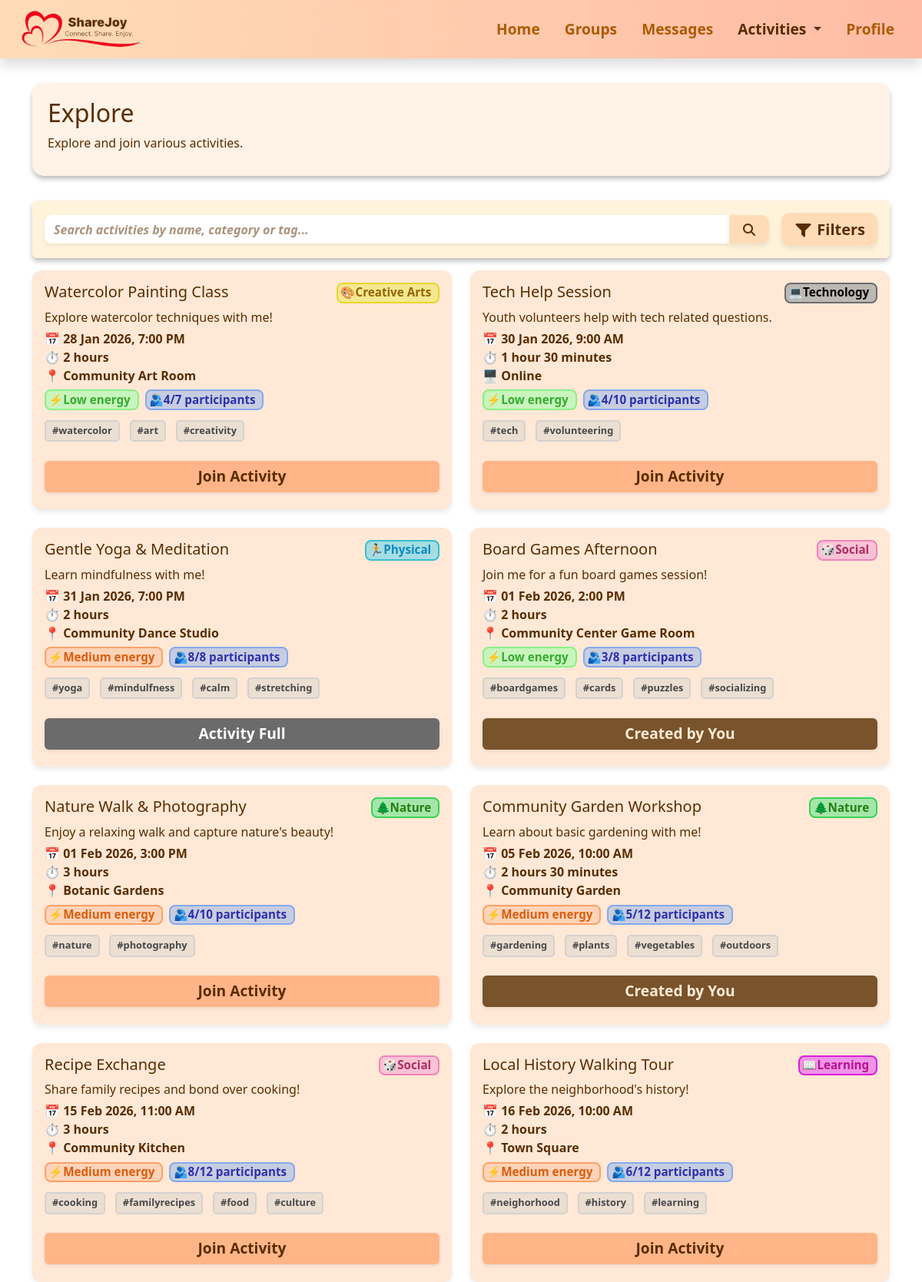
/explore, run on the app's committed database.
### activities.py (models this page shows)
class Activity(db.Model):
    id = db.Column(db.Integer, primary_key=True)
    name = db.Column(db.String(100))
    description = db.Column(db.Text)
    date = db.Column(db.String(20))
    time = db.Column(db.String(10))
    duration_hours = db.Column(db.Integer)
    duration_minutes = db.Column(db.Integer)
    format_type = db.Column(db.String(20))
    location = db.Column(db.String(100))
    type = db.Column(db.String(50))
    energy = db.Column(db.String(10))
    max_participants = db.Column(db.Integer)
    participants = db.Column(db.Integer)
    tags = db.Column(db.String(200))
    creator = db.Column(db.String(50))
    join_activity = db.Column(db.String(50))

### app.py (the view)
@app.route("/explore")
def explore():
    current_user = get_current_user()
    query = Activity.query
    search = request.args.get("search")
    if search:
        query = query.filter(
            (Activity.name.ilike(f"%{search}%")) |
            (Activity.type.ilike(f"%{search}%")) |
            (Activity.tags.ilike(f"%{search}%"))
        )
    category = request.args.get("category")
    if category:
        query = query.filter_by(type=category)
    energy = request.args.get("energy")
    if energy:
        query = query.filter_by(energy=energy)
    format_type = request.args.get("format")
    if format_type:
        query = query.filter_by(format_type=format_type)
    activities = query.order_by(Activity.date.asc()).all()
    for a in activities:
        a.tags = a.tags.split(",") if a.tags else []
        try:
            parsed_date = datetime.strptime(a.date, "%Y-%m-%d")
        except ValueError:
            parsed_date = datetime.strptime(a.date, "%d %b %Y")
        a.display_date = parsed_date.strftime("%d %b %Y")
        try:
            parsed_time = datetime.strptime(a.time, "%H:%M")
        except ValueError:
            parsed_time = datetime.strptime(a.time, "%I:%M %p")
        a.display_time = parsed_time.strftime("%I:%M %p").lstrip("0")
        if a.creator == current_user:
            a.join_activity = "created"
        elif a.participants >= a.max_participants:
            a.join_activity = "max"
        elif a.join_activity == 'true':
            a.join_activity = 'true'
        else:
            a.join_activity = 'false'
    return render_template("explore.html", activities=activities)

### app.py (called while the page is built)
def get_current_user():
    return "me"

### templates/explore.html (shortened to what this page needs)
{% extends "base.html" %}
{% block extra_css %}
<link rel="stylesheet" href="{{ url_for('static', filename='css/activities.css') }}">
<link rel="stylesheet" href="{{ url_for('static', filename='css/explore.css') }}">
{% endblock %}
{% block content %}
<div class="section-box d-flex flex-column flex-md-row justify-content-between align-items-start align-items-md-center">
    <div>
        <h1>Explore</h1>
        <p>Explore and join various activities.</p>
    </div>
</div>
<div class="p-3 mb-3 rounded shadow-sm box1">
    <div class="d-flex flex-column flex-md-row align-items-start align-items-md-center gap-2">
        <form method="get" class="flex-grow-1 mb-2 mb-md-0 box2 rounded">
            <div class="input-group">
                <input type="text" name="search" class="form-control shadow-sm searchbar"
                    placeholder="Search activities by name, category or tag..."
                    value="{{ request.args.get('search', '') }}">
                <button class="btn search-btn" type="submit">
                    <i class="fa-solid fa-magnifying-glass"></i>
                </button>
            </div>
        </form>
        <button id="toggle-filters" class="btn btn-lg fw-semibold mt-2 mt-md-0 ms-md-2">
            <i class="fa-solid fa-filter"></i> Filters
        </button>
    </div>
</div>
<div class="row g-4">
    {% if activities %}
    {% for activity in activities %}
    <div class="col-md-6">
        <div class="activity-card position-relative h-100">
            <div class="d-flex flex-column flex-sm-row justify-content-between align-items-start spacing">
                <h5 class="mb-0">{{ activity.name }}</h5>
                {% if activity.type == 'Creative Arts' %}
                <span class="badge badge-creativearts category-badge mb-2 mb-sm-0">🎨Creative Arts</span>
                {% elif activity.type == 'Social' %}
                <span class="badge badge-social category-badge mb-2 mb-sm-0">🎲Social</span>
                {% elif activity.type == 'Learning' %}
                <span class="badge badge-learning category-badge mb-2 mb-sm-0">📖Learning</span>
                {% elif activity.type == 'Physical' %}
                <span class="badge badge-physical category-badge mb-2 mb-sm-0">🏃Physical</span>
                {% elif activity.type == 'Nature' %}
                <span class="badge badge-nature category-badge mb-2 mb-sm-0">🌲Nature</span>
                {% elif activity.type == 'Technology' %}
                <span class="badge badge-technology category-badge mb-2 mb-sm-0">💻Technology</span>
                {% endif %}
            </div>
            <p>{{ activity.description }}</p>
            <div class="row fw-semibold spacing">
                <div class="col-12">
                    📅 {{ activity.display_date }}, {{ activity.display_time }}
                </div>
                <div class="col-12">⏱
                    {% set h = activity.duration_hours %}
                    {% set m = activity.duration_minutes %}
                    {% if h and m %}
                    {{ h }} hour{% if h > 1 %}s{% endif %} {{ m }} minute{% if m > 1 %}s{% endif %}
                    {% elif h %}
                    {{ h }} hour{% if h > 1 %}s{% endif %}
                    {% elif m %}
                    {{ m }} minute{% if m > 1 %}s{% endif %}
                    {% else %}
                    0 minutes
                    {% endif %}
                </div>
                <div class="col-12">
                    {% if activity.format_type|lower == 'online' %}
                    🖥️ Online
                    {% else %}
                    📍 {{ activity.location }}
                    {% endif %}
                </div>
            </div>
            <div class="d-flex flex-wrap gap-2 spacing">
                <span class="badge
                        {% if activity.energy == 'Low' %}energy-low
                        {% elif activity.energy == 'Medium' %}energy-medium
                        {% elif activity.energy == 'High' %}energy-high
                        {% endif %}">
                    ⚡{{ activity.energy }} energy
                </span>
                <span class="badge participants">🫂{{ activity.participants }}/{{ activity.max_participants }}
                    participants</span>
            </div>
            <div class="activity-tags spacing">
                {% for tag in activity.tags %}
                <span>#{{ tag }}</span>
                {% endfor %}
            </div>
            <div class="mt-3 text-center">
                {% if activity.join_activity == 'false' %}
                <button type="button" class="btn join-btn fw-semibold w-100 shadow-sm"
                    data-activity-id="{{ activity.id }}" data-date="{{ activity.display_date }}"
                    data-time="{{ activity.display_time }}">
                    Join Activity
                </button>
                {% elif activity.join_activity == 'true' %}
                <button type="button" class="btn joined fw-semibold w-100 shadow-sm"
                    data-activity-id="{{ activity.id }}" data-date="{{ activity.display_date }}"
                    data-time="{{ activity.display_time }}">
                    Joined
                </button>
                {% elif activity.join_activity == 'max' %}
                <button type="button" class="btn maxbtn fw-semibold w-100 shadow-sm" disabled>
                    Activity Full
                </button>
                {% elif activity.join_activity == 'created' %}
                <button type="button" class="btn createdbtn fw-semibold w-100 shadow-sm" disabled>
                    Created by You
                </button>
                {% endif %}
            </div>
        </div>
    </div>
    {% endfor %}
    {% else %}
    <div class="col-12">
        <div class="alert alert-info text-center fw-semibold">
            No activities found.
        </div>
    </div>
    {% endif %}
</div>
{% endblock %}

### static/css/base.css (style rules this page uses)
.section-box { width: 100%; min-height: 100px; color: #582D00; background-color: #fff2e6; box-shadow: 0 4px 6px rgba(0, 0, 0, 0.256); padding: 20px 20px 15px 20px; margin: 2rem auto; border-radius: 15px; }
.searchbar { background-color: transparent !important; border: none !important; }
.search-btn { background-color: #FFDCB7; color: #582D00; border: none; box-shadow: 0 4px 6px rgba(0, 0, 0, 0.08); font-weight: 600; }
.box1 { background-color: #fff3db; color: #000000; box-shadow: 0 4px 6px rgba(0, 0, 0, 0.256) !important; ; }
.box2 { background-color: #fff; border-radius: 10px !important; }
h1 { font-size: 2rem; }
body, input, textarea, .form-label, .formL { color: #582D00 !important; }
.form-control, .form-select { background-color: #FDFAF7; border: 1px solid rgba(0, 0, 0, 0.2); box-shadow: 0 4px 6px rgba(0, 0, 0, 0.13); }
.form-control::placeholder, .form-select::placeholder, input#date::placeholder, input#time::placeholder, .form-select option[value=""], .form-select:has(option[value=""]:checked) { font-style: italic; color: #AA937B; }
.cancelbtn, .dobtn, .cancel-btn, .successbtn, .okbtn, .redbtn, .cta-btn, .search-btn, #toggle-filters, .clearbtn { border: none; box-shadow: 0 4px 6px rgba(0, 0, 0, 0.08); padding: 0.4rem 1rem; border-radius: 10px; font-weight: 600; transition: none; }
.search-btn, #toggle-filters { background: #FFDCB7; color: #582D00; }
.cancelbtn, .dobtn, .cancel-btn, .successbtn, .okbtn, .redbtn, .cta-btn, .search-btn, .clearbtn, .join-btn, .maxbtn, .createdbtn, .joined { -webkit-appearance: none; -moz-appearance: none; appearance: none; outline: none !important; border: none !important; }

### static/css/activities.css (style rules this page uses)
.activity-card { background: #ffe8d6; border-radius: 12px; padding: 1rem; margin-bottom: 1.8rem; box-shadow: 0 4px 6px rgba(0, 0, 0, 0.08); transition: transform 0.2s, box-shadow 0.2s; }
.activity-card p { margin-bottom: 0.25rem; }
.spacing { margin-bottom: 0.4rem; }
.badge { font-size: 0.8rem; padding: 0.2rem 0.55rem 0.25rem 0.2rem; border-radius: 8px; font-weight: 600; }
.badge-creativearts { background: #F3E892; border: 2px solid #E8D72D; color: #956400; }
.badge-social { background: #F8C2D6; border: 2px solid #F284B8; color: #AC2E5F; }
.badge-learning { background: #EE94E7; border: 2px solid #DC1EDC; color: #BA118D; }
.badge-physical { background: #A4DDE2; border: 2px solid #38BED1; color: #0D8AC0; }
.badge-nature { background: #A4E6AA; border: 2px solid #38D255; color: #267D13; }
.badge-technology { background: #BCB8B4; border: 2px solid #6E6D6C; color: #000; }
.energy-low { background: #C9F4BE; border: 2px solid #8AF183; color: #35AC2E; }
.energy-medium { background: #FDD4B9; border: 2px solid #FDA066; color: #DC5C0D; }
.activity-tags span { background: #EBDFD2; border: 2px solid #D4D2CF; padding: 0.15rem 0.5rem 0.2rem; font-size: 0.8rem; color: #494949; margin: 0 0.3rem 0.2rem 0; font-weight: 600; border-radius: 5px; }
.activity-tags { display: flex; flex-wrap: wrap; gap: 0.5rem; margin-top: 0.8rem; }
.participants { background: #C7CDE0; border: 2px solid #85A9ED; color: #2E30AC; }

### static/css/explore.css (style rules this page uses)
.badge { font-size: 0.95rem; }
.join-btn { color: #582D00; background-color: #FFB587; font-size: 1.2rem; margin-bottom: -1.5rem; }
.joined, .maxbtn { color: #FFFFFF !important; background-color: #6B6B6B !important; font-size: 1.2rem; margin-bottom: -1.5rem; }
.createdbtn { color: #FFEBD6 !important; background-color: #79532B !important; font-size: 1.2rem; margin-bottom: -1.5rem; }
.joined:disabled, .maxbtn:disabled, .createdbtn:disabled { opacity: 1 !important; }
input::placeholder { font-style: italic; font-weight: 600; color: #582D00; }

### data on the page
Activity: name "Watercolor Painting Class", type "🎨Creative Arts", description "Explore watercolor techniques with me!", display_date "28 Jan 2026", display_time "7:00 PM", duration_hours "2", location "Community Art Room", energy "Low", participants "4", max_participants "7", tags "watercolor" "art" "creativity"
Activity: name "Tech Help Session", type "💻Technology", description "Youth volunteers help with tech related questions.", display_date "30 Jan 2026", display_time "9:00 AM", duration_hours "1", duration_minutes "30", format_type "🖥️ Online", energy "Low", participants "4", max_participants "10", tags "tech" "volunteering"
Activity: name "Gentle Yoga & Meditation", type "🏃Physical", description "Learn mindfulness with me!", display_date "31 Jan 2026", display_time "7:00 PM", duration_hours "2", location "Community Dance Studio", energy "Medium", participants "8", max_participants "8", tags "yoga" "mindulfness" "calm" "stretching", join_activity "Activity Full"
Activity: name "Board Games Afternoon", type "🎲Social", description "Join me for a fun board games session!", display_date "01 Feb 2026", display_time "2:00 PM", duration_hours "2", location "Community Center Game Room", energy "Low", participants "3", max_participants "8", tags "boardgames" "cards" "puzzles" "socializing", join_activity "Created by You"
Activity: name "Nature Walk & Photography", type "🌲Nature", description "Enjoy a relaxing walk and capture nature's beauty!", display_date "01 Feb 2026", display_time "3:00 PM", duration_hours "3", location "Botanic Gardens", energy "Medium", participants "4", max_participants "10", tags "nature" "photography"
Activity: name "Community Garden Workshop", type "🌲Nature", description "Learn about basic gardening with me!", display_date "05 Feb 2026", display_time "10:00 AM", duration_hours "2", duration_minutes "30", location "Community Garden", energy "Medium", participants "5", max_participants "12", tags "gardening" "plants" "vegetables" "outdoors", join_activity "Created by You"
Activity: name "Recipe Exchange", type "🎲Social", description "Share family recipes and bond over cooking!", display_date "15 Feb 2026", display_time "11:00 AM", duration_hours "3", location "Community Kitchen", energy "Medium", participants "8", max_participants "12", tags "cooking" "familyrecipes" "food" "culture"
Activity: name "Local History Walking Tour", type "📖Learning", description "Explore the neighborhood's history!", display_date "16 Feb 2026", display_time "10:00 AM", duration_hours "2", location "Town Square", energy "Medium", participants "6", max_participants "12", tags "neighorhood" "history" "learning"
